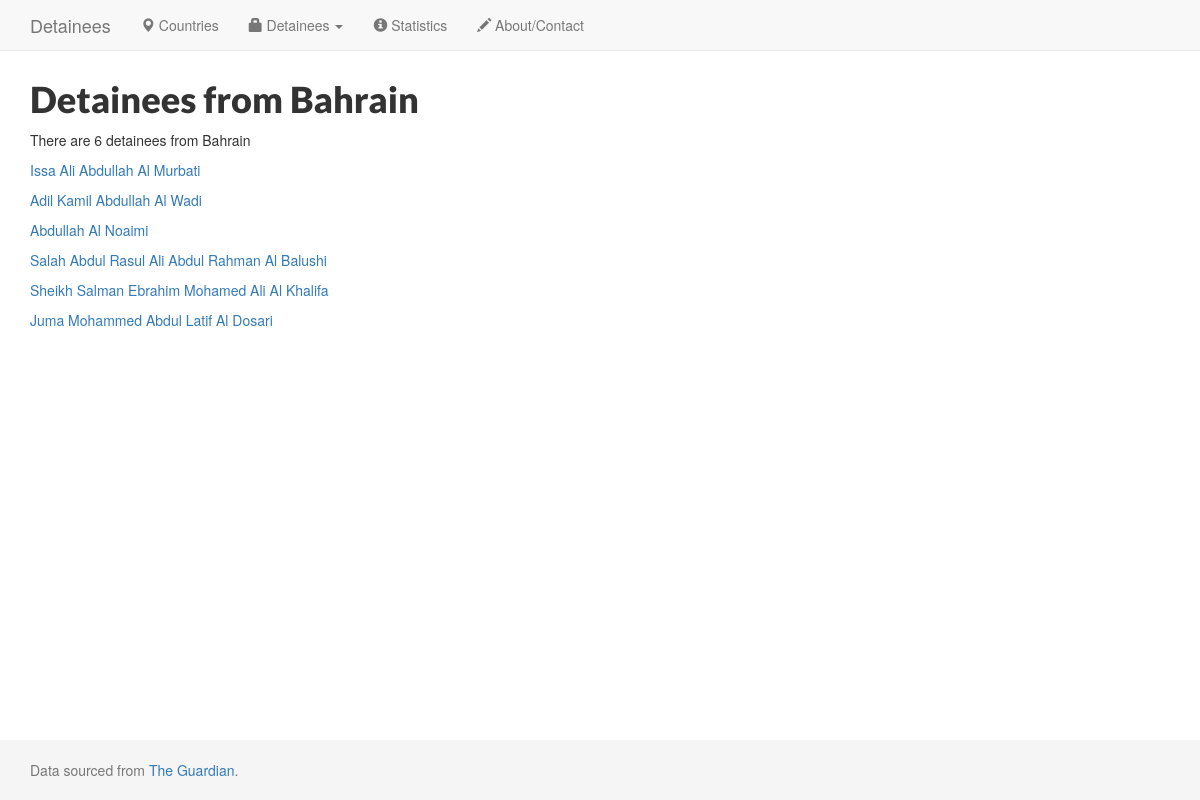
Page /country/BH on the committed database.
### app.py (models this page shows)
class Country(Model):
    name = CharField()
    iso = CharField(primary_key=True)
    class Meta:
        database = db
        db_table = 'countries'

class Detainee(Model):
    country = ForeignKeyField(Country, related_name='detainees', to_field='iso', db_column='iso')
    name = CharField()
    isn = CharField(primary_key=True)
    nationality = CharField()
    iso = CharField()
    arrival_date = CharField()
    transfer_reason = CharField()
    capture_details = CharField()
    class Meta:
        database = db
        db_table = 'detainees'

### app.py (the view)
@app.route('/country/<abbreviation>')
def show_country(abbreviation):
    country = Country.get(Country.iso == abbreviation)
    return render_template('country.html', country=country, abbreviation=abbreviation)

### templates/country.html
{% extends "layout.html" %}
{% block content %}
  <h1>Detainees from {{ country.name }}</h1>
  <p>There are {{ country.detainees.count() }} detainees from {{ country.name }}</p>
  {% for detainee in country.detainees %}
    <p><a href="{{ url_for('.show_detainee', isn=detainee.isn) }}">{{ detainee.name.title() }}</a></p>
  {% endfor %}
{% endblock %}

### templates/layout.html (style rules this page uses)
html { position: relative; min-height: 100%; }
h1, h2, h3, h4, h5, h6 { font-family: 'Lato', sans-serif; font-weight: 900; }
body { margin-bottom: 60px; }

### rows in the picture
Country: name "Bahrain", detainees.count "6"
Detainee: name "Issa Ali Abdullah Al Murbati"
Detainee: name "Adil Kamil Abdullah Al Wadi"
Detainee: name "Abdullah Al Noaimi"
Detainee: name "Salah Abdul Rasul Ali Abdul Rahman Al Balushi"
Detainee: name "Sheikh Salman Ebrahim Mohamed Ali Al Khalifa"
Detainee: name "Juma Mohammed Abdul Latif Al Dosari"
